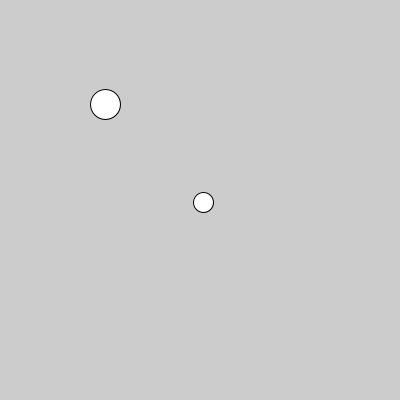
Frame 1 (no input)
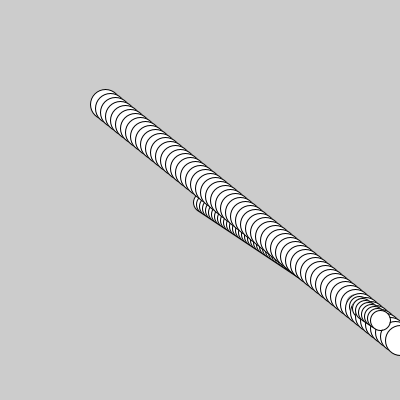
Frame 60 (the mouse pressed at the canvas centre just before this capture)
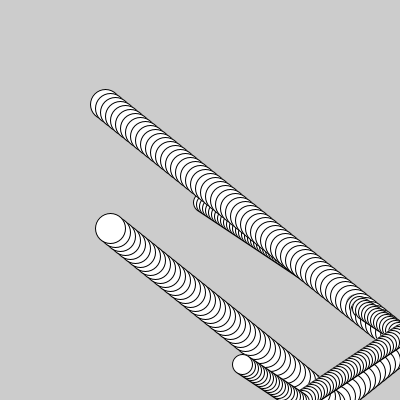
Frame 120 (the mouse held since frame 60 and released just before this capture)

The Processing sketch that drew these frames (run headless with seeded random() and noise(); from frame 60 on, the mouse is pressed at the canvas centre):

// Processing sketch: lesson_14_bouncingObject
// ── lesson_14_bouncingObject.pde
//This will be a simple bouncing object

//1) DECLARE variables for position and velocity
float x, y, vx, vy;
float x2, y2, vx2, vy2;

void setup(){
  size(400,400);
  
  //2) ASSIGN the initial values
  x = width/2;
  y = height/2;
  vx = 3;
  vy = 2;
  
  x2 = 100;
  y2 = 100;
  vx2 = 5;
  vy2 = 4;
}

void draw(){
  //3) INCREMENT the POSITION by the VELOCITY
  x += vx;
  y += vy;
  
  x2 += vx2;
  y2 += vy2;
  
  //4) Create bounce by CHECKING EDGES
  //if object touches edge of screen
    //change direction of velocity (multiply by -1)
  if(x < 0 || x > width){
    vx*=-1;
  }
  if(y < 0 || y > height){
    vy*=-1;
  }
  
  if(x2 < 0 || x2 > width){
    vx2*=-1;
  }
  if(y2 < 0 || y2 > height){
    vy2*=-1;
  }
  
  //5 DRAW object at POSITION variables
  ellipse(x, y, 20, 20);
  ellipse(x2, y2, 30, 30);
}
